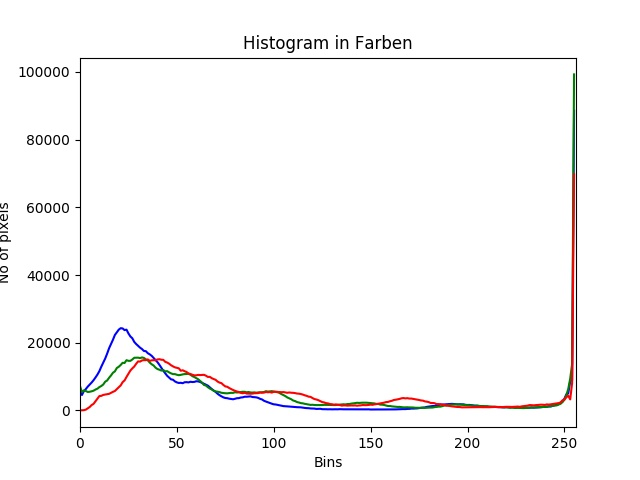
#> input picture Kurs_9/23_OpenCV_Image_Histogramm_color/HistogramTest1.jpg, 640 x 480 px
$ python histogram_Farbe.py --image HistogramTest1.jpg
#> lines starting #> are read from the running program, lines starting #| are printed output that depends on the picture
import numpy as np
import argparse
import cv2
import vg
import sys
from matplotlib import pyplot as plt
from tkinter import *

ap = argparse.ArgumentParser()
ap.add_argument("-i", "--image", required = True, help = "Enter Path to the Image")
args = vars(ap.parse_args())
# Bild hochladen
image = cv2.imread(args["image"])
#> image is the input picture: shape (480, 640, 3); mean B, G, R 249.1, 248.9, 249.6
#Zeigt ein Bild
cv2.imshow("RGB Colour space", image)
#cv2.waitKey(0)
Bildname = args['image'][:]

# Hier wird das Bild in RGB-Kanäle gesplittet
chans = cv2.split(image)

# Erstelle ein Tyuple für die Vorschleife,
#um Hist in Farben zu plotten
colors = ("b", "g", "r" )
#grafikdarstellung
plt.figure()
plt.title("Histogram in Farben")
plt.xlabel("Bins")
plt.ylabel("No of pixels")

for(chan,color) in zip(chans, colors):
	#Bei jedem Schleifendurchlauf wird ein Histogram erstellt
	hist = cv2.calcHist([chan],[0],None,[256],[0,256])
	plt.plot(hist, color = color)
	plt.xlim([0,256])
#> this loop made 3 passes
#> color on passes 1 to 3: 'b', 'g', 'r'

plt.savefig("Histogram" + Bildname )
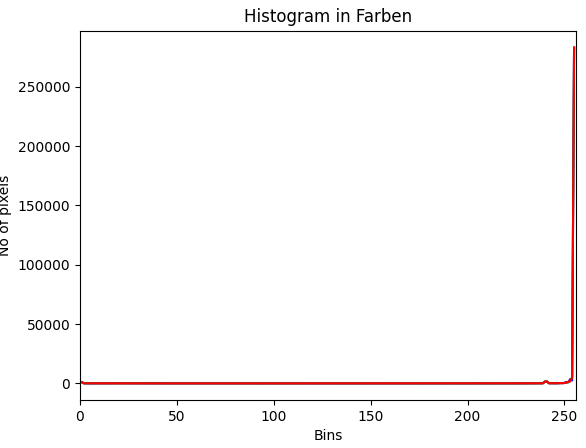
#> figure drawn by matplotlib, 1 panel; curve peaks at x = 255, y = 282984; curve peaks at x = 255, y = 282601; curve peaks at x = 255, y = 283251
plt.show()
cv2.waitKey(0)
